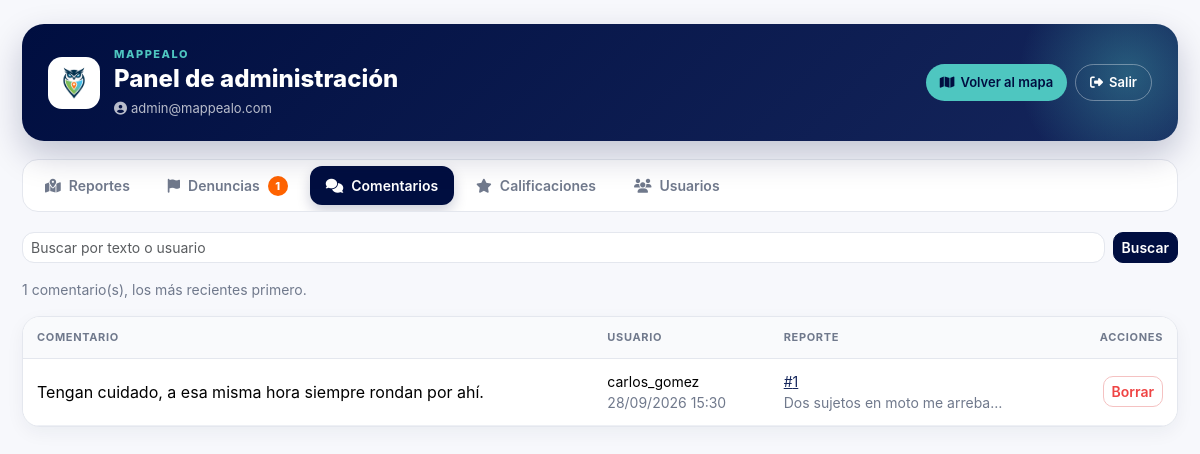
Page /pages/admin/comentarios.php (signed in) on the committed database.
### tables this page shows
CREATE TABLE `comentario` (
  `id_comentario` int(11) NOT NULL,
  `id_reporte` int(11) NOT NULL,
  `id_usuario` int(11) NOT NULL,
  `contenido` text NOT NULL,
  `fecha` datetime NOT NULL DEFAULT current_timestamp()
);

CREATE TABLE `usuario` (
  `id_usuario` int(11) NOT NULL,
  `nombre_usuario` varchar(100) NOT NULL,
  `email` varchar(150) NOT NULL,
  `password` varchar(255) NOT NULL,
  `fecha_registro` datetime NOT NULL DEFAULT current_timestamp(),
  `cuenta_verificada` tinyint(1) NOT NULL DEFAULT 0,
  `es_admin` tinyint(1) NOT NULL DEFAULT 0
);

CREATE TABLE `reporte` (
  `id_reporte` int(11) NOT NULL,
  `id_usuario` int(11) NOT NULL,
  `id_ubicacion` int(11) NOT NULL,
  `fecha_reporte` datetime NOT NULL DEFAULT current_timestamp(),
  `fecha_incidente` datetime NOT NULL,
  `descripcion` text NOT NULL,
  `estado` varchar(50) NOT NULL DEFAULT 'pendiente'
);

### pages/admin/comentarios.php (the view, shortened to what this page needs)
<?php
require_once __DIR__ . '/../../config/connection.php';
require_once __DIR__ . '/_nav.php';
$busqueda = trim((string) ($_GET['q'] ?? ''));
$parametros = [];
$where = '';
$stmt = $connection->prepare("
    SELECT c.id_comentario, c.id_reporte, c.contenido, c.fecha, u.nombre_usuario, r.descripcion
    FROM comentario c
    INNER JOIN usuario u ON c.id_usuario = u.id_usuario
    INNER JOIN reporte r ON c.id_reporte = r.id_reporte
    $where
    ORDER BY c.fecha DESC, c.id_comentario DESC
    LIMIT 500
");
$stmt->execute($parametros);
$comentarios = $stmt->fetchAll(PDO::FETCH_ASSOC);
?>
<!DOCTYPE html>
<html lang="es">
<head>
    <?php admin_head('Comentarios'); ?>
</head>
<body class="admin-body">
<div class="container py-4">
    <?php admin_nav($connection, 'comentarios'); ?>
    <form class="d-flex gap-2 mb-3" method="GET">
        <input type="search" name="q" value="<?= admin_e($busqueda) ?>" class="form-control form-control-sm" placeholder="Buscar por texto o usuario">
        <button class="btn btn-sm btn-primary">Buscar</button>
    </form>
    <p class="text-muted small"><?= count($comentarios) ?> comentario(s), los más recientes primero.</p>
    <div class="table-responsive bg-white rounded shadow-sm">
        <table class="table align-middle mb-0">
            <thead class="table-light">
                <tr>
                    <th>Comentario</th>
                    <th>Usuario</th>
                    <th>Reporte</th>
                    <th class="text-end">Acciones</th>
                </tr>
            </thead>
            <tbody>
            <?php foreach ($comentarios as $c): ?>
                <tr>
                    <td style="min-width: 260px; white-space: pre-line; word-break: break-word;"><?= admin_e($c['contenido']) ?></td>
                    <td class="small text-nowrap"><?= admin_e($c['nombre_usuario']) ?><br><span class="text-muted"><?= admin_fecha($c['fecha']) ?></span></td>
                    <td class="small">
                        <a href="reporte.php?id=<?= (int) $c['id_reporte'] ?>">#<?= (int) $c['id_reporte'] ?></a>
                        <div class="text-muted text-truncate" style="max-width: 220px;"><?= admin_e($c['descripcion']) ?></div>
                    </td>
                    <td class="text-end">
                        <?= admin_form_accion('borrar_comentario', ['id' => $c['id_comentario']], 'Borrar', 'btn btn-sm btn-outline-danger', "¿Borrar este comentario? No se puede deshacer.") ?>
                    </td>
                </tr>
            <?php endforeach; ?>
            </tbody>
        </table>
    </div>
</div>
</body>
</html>

### pages/admin/_nav.php (shortened to what this page needs)
<?php
function admin_e($texto): string
{
    return htmlspecialchars((string) $texto, ENT_QUOTES, 'UTF-8');
}
function admin_fecha(?string $fecha): string
{
    $t = strtotime($fecha);
    return $t ? date('d/m/Y H:i', $t) : admin_e($fecha);
}
function admin_form_accion(string $accion, array $campos, string $texto, string $clase, string $confirmacion): string
{
    $html = '<form method="POST" action="../../handler/admin/moderacion_handler.php" class="d-inline" onsubmit="return confirm(' . admin_e(json_encode($confirmacion)) . ');">';
    $html .= '<input type="hidden" name="csrf_token" value="' . admin_e(csrf_token()) . '">';
    $html .= '<input type="hidden" name="accion" value="' . admin_e($accion) . '">';
    $html .= '<input type="hidden" name="volver" value="' . admin_e($_SERVER['REQUEST_URI'] ?? '') . '">';
    foreach ($campos as $nombre => $valor) {
        $html .= '<input type="hidden" name="' . admin_e($nombre) . '" value="' . admin_e($valor) . '">';
    }
    $html .= '<button type="submit" class="' . admin_e($clase) . '">' . $texto . '</button></form>';
    return $html;
}
function admin_nav(PDO $connection, string $activa): void
{
    $denunciados = (int) $connection->query("SELECT COUNT(DISTINCT id_reporte) FROM advertencia")->fetchColumn();
    $pestanas = [
        'reportes' => ['reportes.php', 'Reportes', 'fa-map-location-dot', null],
        'denuncias' => ['denuncias.php', 'Denuncias', 'fa-flag', $denunciados],
        'comentarios' => ['comentarios.php', 'Comentarios', 'fa-comments', null],
        'calificaciones' => ['calificaciones.php', 'Calificaciones', 'fa-star', null],
        'usuarios' => ['user_list.php', 'Usuarios', 'fa-users', null],
    ];
    $email = $_SESSION['user']['email'] ?? '';
    ?>
    <header class="admin-hero">
        <div class="admin-hero-marca">
            <img src="../../assets/Img/LOGO%20MAPPEALO%201.png" alt="Mappealo" class="admin-hero-logo">
            <div>
                <span class="admin-hero-brand">MAPPEALO</span>
                <h1>Panel de administración</h1>
                <span class="admin-hero-usuario"><i class="fa-solid fa-circle-user me-1"></i><?= admin_e($email) ?></span>
            </div>
        </div>
        <div class="admin-hero-acciones">
            <a href="../../index.php" class="btn-hero-mapa"><i class="fa-solid fa-map"></i> Volver al mapa</a>
            <a href="../../handler/auth/logout_handler.php" class="btn-hero-salir"><i class="fa-solid fa-right-from-bracket"></i> Salir</a>
        </div>
    </header>
    <nav>
        <ul class="admin-tabs">
            <?php foreach ($pestanas as $clave => [$url, $texto, $icono, $contador]): ?>
                <li>
                    <a class="<?= $clave === $activa ? 'active' : '' ?>" href="<?= $url ?>" <?= $clave === $activa ? 'aria-current="page"' : '' ?>>
                        <i class="fa-solid <?= $icono ?>"></i> <?= $texto ?>
                        <?php if ($contador): ?>
                            <span class="badge-tab"><?= $contador ?></span>
                        <?php endif; ?>
                    </a>
                </li>
            <?php endforeach; ?>
        </ul>
    </nav>
    <?php
}
function admin_head(string $titulo): void
{
    ?>
    <link href="https://cdn.jsdelivr.net/npm/bootstrap@5.3.7/dist/css/bootstrap.min.css" rel="stylesheet">
    <link rel="stylesheet" href="https://cdnjs.cloudflare.com/ajax/libs/font-awesome/6.5.2/css/all.min.css">
    <link rel="stylesheet" href="../../assets/css/admin.css?v=5">
    <?php
}

### assets/css/admin.css (style rules this page uses)
:root { --azul: #000e40; --azul-claro: #15265c; --celeste: #4ec6c0; --naranja: #ff6300; --rojo: #ef4444; --verde: #20a66a; --amarillo: #f59e0b; --fondo: #f7f8fc; --texto: #172033; --texto-secundario: #70798c; --borde: #e4e7ee; }
body.admin-body { min-height: 100vh; background: var(--fondo); color: var(--texto); font-family: Inter, "Segoe UI", Arial, sans-serif; }
.admin-body .container { max-width: 1180px; }
.admin-hero { display: flex; flex-wrap: wrap; align-items: center; justify-content: space-between; gap: 16px; padding: 22px 26px; margin-bottom: 18px; border-radius: 22px; background: linear-gradient(135deg, var(--azul), var(--azul-claro)); color: #ffffff; box-shadow: 0 14px 34px rgba(0, 14, 64, 0.22); position: relative; overflow: hidden; }
.admin-hero::after { content: ""; position: absolute; right: -60px; top: -60px; width: 220px; height: 220px; border-radius: 50%; background: radial-gradient(circle, rgba(78, 198, 192, 0.35), rgba(78, 198, 192, 0) 70%); pointer-events: none; }
.admin-hero-marca { display: flex; align-items: center; gap: 14px; position: relative; z-index: 1; }
.admin-hero-logo { width: 52px; height: 52px; padding: 6px; border-radius: 14px; background: #ffffff; object-fit: contain; }
.admin-hero-brand { display: block; font-size: 11px; font-weight: 800; letter-spacing: 0.14em; color: var(--celeste); }
.admin-hero h1 { margin: 2px 0 2px; font-size: 24px; font-weight: 800; color: #ffffff; }
.admin-hero-usuario { font-size: 13px; color: rgba(255, 255, 255, 0.72); }
.admin-hero-acciones { display: flex; gap: 8px; position: relative; z-index: 1; }
.admin-hero-acciones a { display: inline-flex; align-items: center; gap: 6px; padding: 8px 14px; border-radius: 999px; font-size: 13px; font-weight: 600; text-decoration: none; transition: background 0.15s, color 0.15s; }
.admin-hero .btn-hero-mapa { background: var(--celeste); color: var(--azul); }
.admin-hero .btn-hero-salir { border: 1px solid rgba(255, 255, 255, 0.35); color: #ffffff; }
.admin-tabs { display: flex; gap: 6px; padding: 6px; margin-bottom: 20px; list-style: none; background: #ffffff; border: 1px solid var(--borde); border-radius: 16px; overflow-x: auto; scrollbar-width: none; }
.admin-body .admin-tabs a { display: inline-flex; align-items: center; gap: 8px; padding: 9px 16px; border-radius: 12px; font-size: 14px; font-weight: 600; color: var(--texto-secundario); text-decoration: none; white-space: nowrap; transition: background 0.15s, color 0.15s; }
.admin-body .admin-tabs a.active { background: var(--azul); color: #ffffff; box-shadow: 0 6px 14px rgba(0, 14, 64, 0.2); }
.admin-tabs a i { font-size: 14px; }
.admin-tabs .badge-tab { min-width: 20px; padding: 2px 7px; border-radius: 999px; background: var(--naranja); color: #ffffff; font-size: 11px; font-weight: 800; text-align: center; }
.admin-body .card, .admin-body .table-responsive { border: 1px solid var(--borde) !important; border-radius: 18px !important; box-shadow: 0 6px 18px rgba(23, 32, 51, 0.05) !important; background: #ffffff; }
.admin-body .table-responsive { overflow-x: auto; }
.admin-body .table { margin-bottom: 0; --bs-table-hover-bg: #f4f7fe; }
.admin-body .table > :not(caption) > * > * { padding: 12px 14px; border-bottom-color: #eef0f5; }
.admin-body .table thead th { background: #f9fafc !important; color: var(--texto-secundario); font-size: 11px; font-weight: 700; text-transform: uppercase; letter-spacing: 0.06em; border-bottom: 1px solid var(--borde); }
.admin-body .btn { border-radius: 10px; font-weight: 600; }
.admin-body .btn-primary { --bs-btn-bg: var(--azul); --bs-btn-border-color: var(--azul); --bs-btn-hover-bg: var(--azul-claro); --bs-btn-hover-border-color: var(--azul-claro); --bs-btn-active-bg: var(--azul-claro); --bs-btn-active-border-color: var(--azul-claro); }
.admin-body .form-control, .admin-body .form-select { border-radius: 12px; border-color: var(--borde); }
.admin-body .text-muted { color: var(--texto-secundario) !important; }
.admin-body :where(a:not(.btn):not(.admin-volver)) { color: var(--azul-claro); }
.admin-body .btn-outline-danger { --bs-btn-color: var(--rojo); --bs-btn-border-color: #f5c2c2; --bs-btn-hover-bg: var(--rojo); --bs-btn-hover-border-color: var(--rojo); }

### rows in the picture
comentario: contenido "Tengan cuidado, a esa misma hora siempre rondan por ahí.", id_usuario.nombre_usuario "carlos_gomez", fecha "28/09/2026 15:30", id_reporte "1", id_reporte.descripcion "Dos sujetos en moto me arreba…"

### other values in the picture
admin_e($email) "admin@mappealo.com"
$texto "Reportes"
$texto "Denuncias"
$contador "1"
$texto "Comentarios"
$texto "Calificaciones"
$texto "Usuarios"
count($comentarios) "1"
